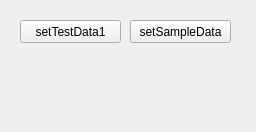
<?xml version="1.0" encoding="UTF-8"?>
<ui version="4.0">
 <class>Widget</class>
 <widget class="QWidget" name="Widget">
  <property name="geometry">
   <rect>
    <x>0</x>
    <y>0</y>
    <width>256</width>
    <height>132</height>
   </rect>
  </property>
  <property name="windowTitle">
   <string>Widget</string>
  </property>
  <widget class="TestView" name="widget" native="true">
   <property name="geometry">
    <rect>
     <x>20</x>
     <y>60</y>
     <width>211</width>
     <height>51</height>
    </rect>
   </property>
  </widget>
  <widget class="QPushButton" name="setTestData1Button">
   <property name="geometry">
    <rect>
     <x>20</x>
     <y>20</y>
     <width>101</width>
     <height>23</height>
    </rect>
   </property>
   <property name="text">
    <string>setTestData1</string>
   </property>
  </widget>
  <widget class="QPushButton" name="setSampleDataButton">
   <property name="geometry">
    <rect>
     <x>130</x>
     <y>20</y>
     <width>101</width>
     <height>23</height>
    </rect>
   </property>
   <property name="text">
    <string>setSampleData</string>
   </property>
  </widget>
 </widget>
 <layoutdefault spacing="6" margin="11"/>
 <customwidgets>
  <customwidget>
   <class>TestView</class>
   <extends>QWidget</extends>
   <header>testview.h</header>
   <container>1</container>
  </customwidget>
 </customwidgets>
 <resources/>
 <connections/>
</ui>
